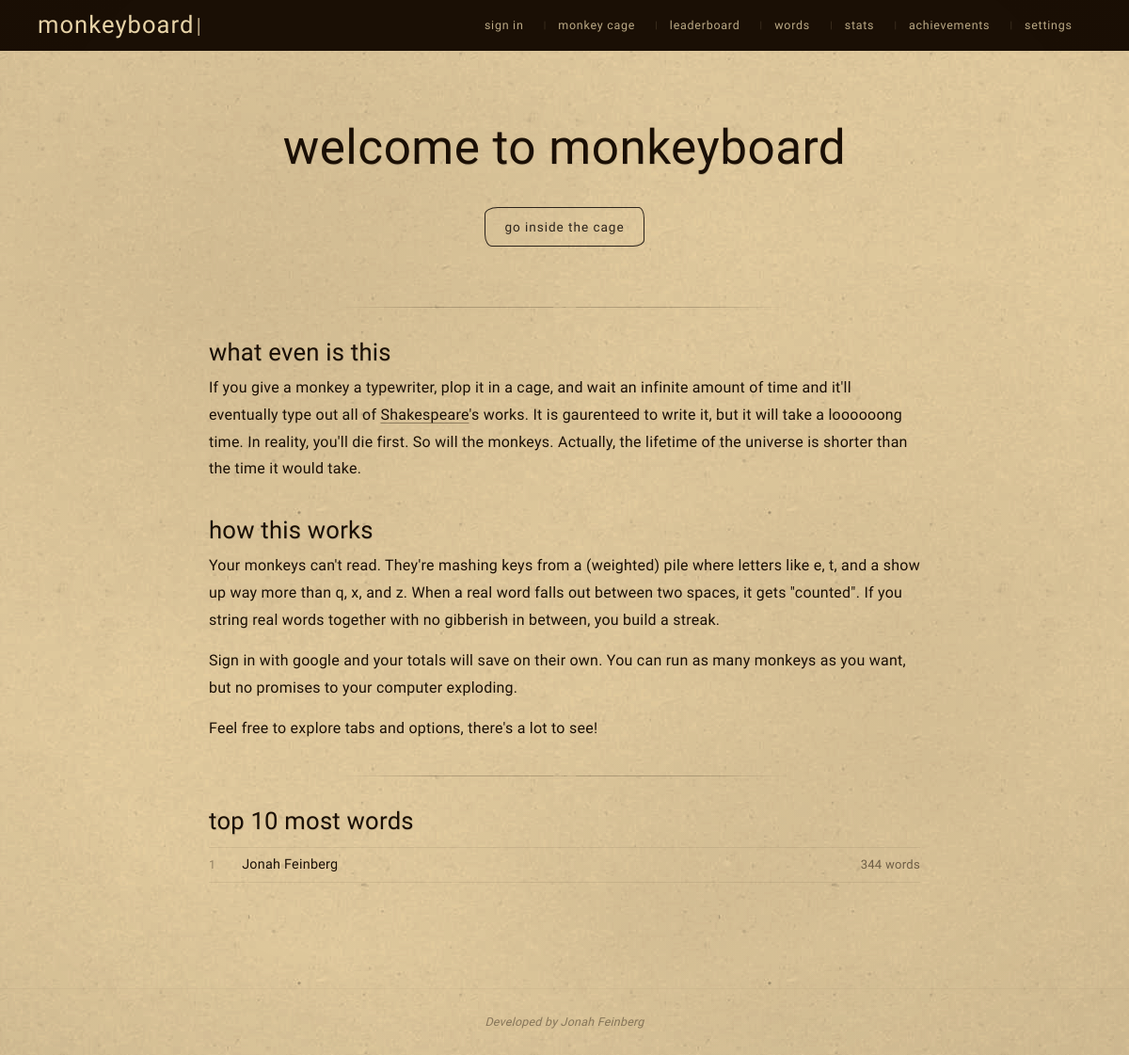
Before: / with the older database file.
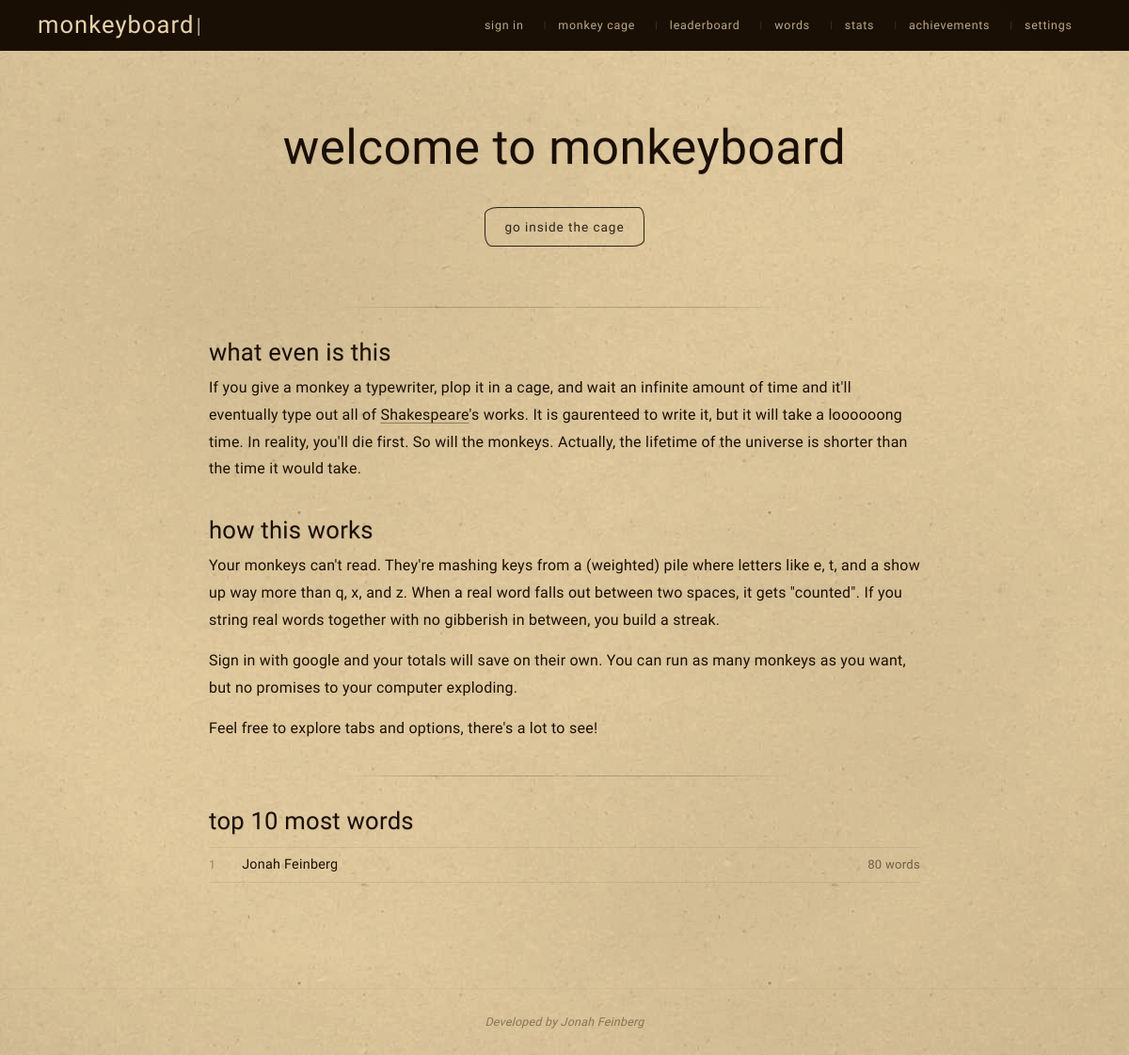
After: the same page with the newer database file.
### tables this page shows
CREATE TABLE monkeywords (
    user_id TEXT PRIMARY KEY,
    user_name TEXT NOT NULL,
    word_amount INTEGER NOT NULL DEFAULT 0,
    longest_streak INTEGER NOT NULL DEFAULT 0,
    longest_streak_words TEXT NOT NULL DEFAULT '',
    all_words TEXT NOT NULL DEFAULT ''
);

### app.py (the view)
@app.route("/")
def index():
    with get_db() as conn:
        leaderboard = conn.execute("""
            SELECT user_name, word_amount
            FROM monkeywords
            ORDER BY word_amount DESC
            LIMIT 10
        """).fetchall()
    return render_template("index.html", leaderboard=leaderboard)

### app.py (called while the page is built)
def get_db():
    conn = sqlite3.connect(DB_NAME)
    conn.row_factory = sqlite3.Row
    return conn

### templates/index.html
{% extends "layout.html" %}
{% block content %}
<section class="hero">
  <h1>welcome to monkeyboard</h1>
  <a href="/monkey-cage" class="cta-btn">go inside the cage</a>
</section>
<hr>
<section class="theorem">
  <h2>what even is this</h2>
  <p>
    If you give a monkey a typewriter, plop it in a cage, and wait an infinite amount of time and it'll eventually
    type out all of <a href="https://en.wikipedia.org/wiki/William_Shakespeare">Shakespeare</a>'s works.
    It is gaurenteed to write it, but it will take a loooooong time. In reality, you'll die first. So will the monkeys.
     Actually, the lifetime of the universe is shorter than the time it would take.
  </p>
</section>
<section class="how-it-works">
  <h2>how this works</h2>
  <p>
    Your monkeys can't read. They're mashing keys from a (weighted) pile where
    letters like e, t, and a show up way more than q, x, and z.
    When a real word falls out between two spaces, it gets "counted". If you string real words together
    with no gibberish in between, you build a streak.
  </p>
  <p>
    Sign in with google and your totals will save on their own. You can run as many monkeys as you want,
    but no promises to your computer exploding.
  </p>
  <p>
    Feel free to explore tabs and options, there's a lot to see!
  </p>
</section>
<hr>
<section class="leaderboard-preview">
  <h2>top 10 most words</h2>
  <ol class="top-list">
    {% for row in leaderboard %}
    <li>
      <span class="rank">{{ loop.index }}</span>
      <span class="name">{{ row.user_name }}</span>
      <span class="score">{{ row.word_amount }} words</span>
    </li>
    {% else %}
    <li>no scores yet — <a href="/monkey-cage">be the first</a></li>
    {% endfor %}
  </ol>
</section>
{% endblock %}

### templates/layout.html (shortened to what this page needs)
<!DOCTYPE html>
<html lang="en">
  <head>
  <link rel="stylesheet" href="{{ url_for('static', filename='css/styles.css') }}" />
</head>
  <body>
    <nav>
      <a href="/" class="brand">monkeyboard<span class="cursor">|</span></a>
      <div class="nav-links" id="navLinks">
        {% if session.get('user_id') %}
          <span class="nav-user">{{ session.get('user_name') }}</span>
          <span class="sep">|</span>
        {% else %}
          <a href="/login">sign in</a>
          <span class="sep">|</span>
        {% endif %}
        <a href="/monkey-cage">monkey cage</a>
        <span class="sep">|</span>
        <a href="/leaderboard">leaderboard</a>
        <span class="sep">|</span>
        <a href="/words">words</a>
        <span class="sep">|</span>
        <a href="/stats">stats</a>
        <span class="sep">|</span>
        <a href="/achievements">achievements</a>
        <span class="sep">|</span>
        <a href="#" id="openSettings">settings</a>
      </div>
    </nav>
    <main>
      {% block content %}{% endblock %}
    </main>
    <footer>
      <span>Developed by Jonah Feinberg</span>
    </footer>
    <div class="paperOverlay"></div>
    <div class="paperOverlay"></div>
  </body>
</html>

Changed rows visible on the page:
changed monkeywords "Jonah Feinberg": word_amount "344" → "80"
